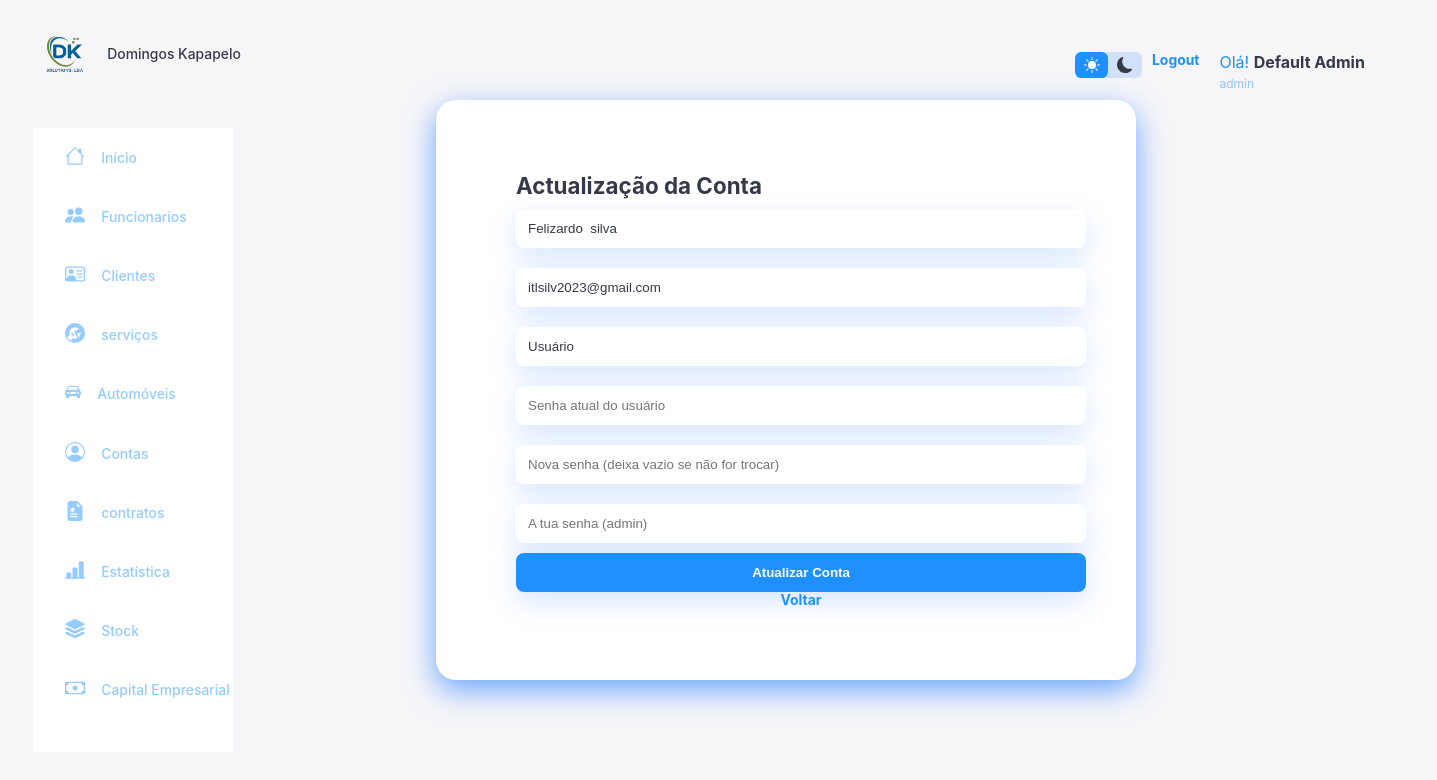
The app's page /Admistrador/Atualizacao_da_Conta.php?id=57 (signed in), older data.
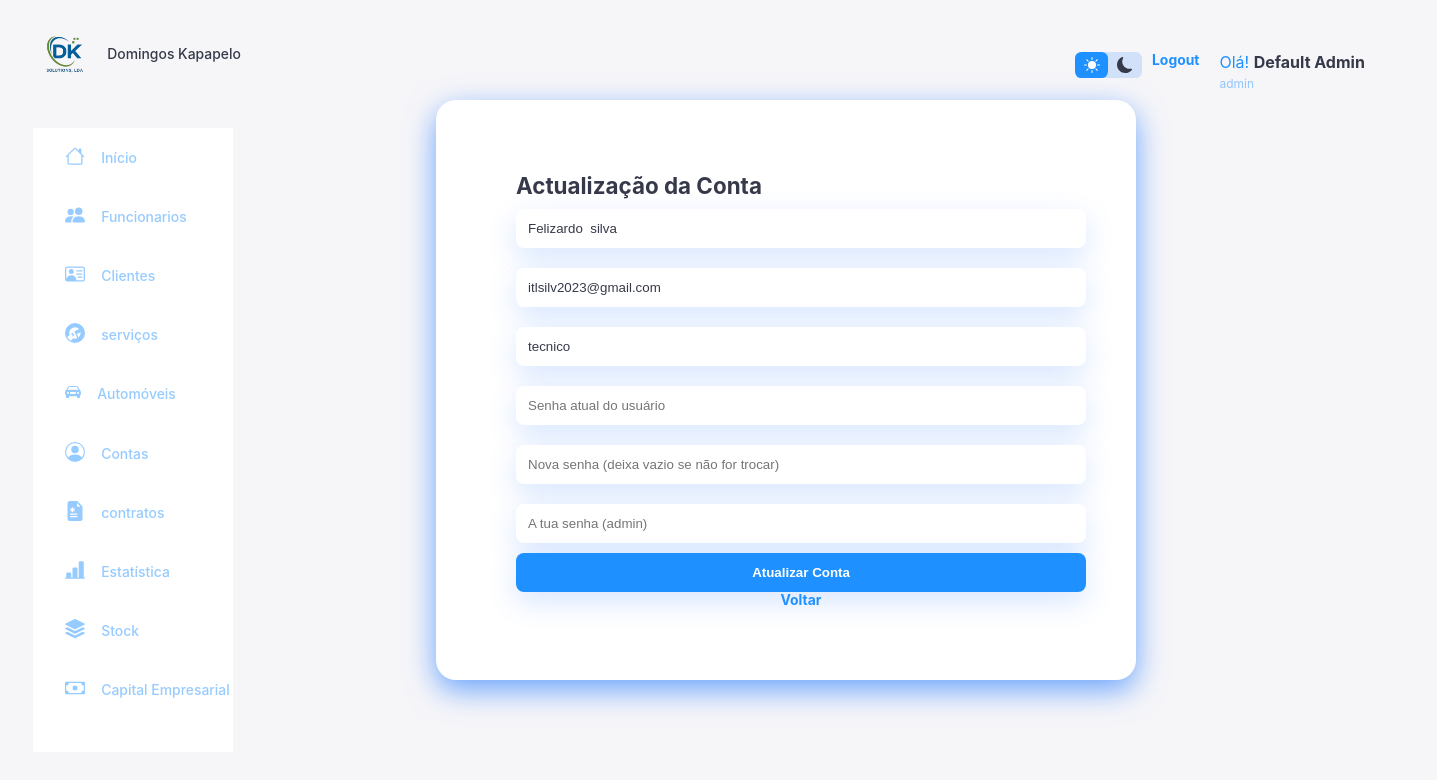
The same page, newer data.
### tables this page shows
CREATE TABLE `usuarios` (
  `id` int(11) NOT NULL,
  `id_funcionario` int(11) NOT NULL,
  `nome` varchar(100) NOT NULL,
  `email` varchar(150) NOT NULL,
  `senha` varchar(255) NOT NULL,
  `nivel` enum('admin','usuario','tecnico') NOT NULL DEFAULT 'usuario',
  `criado_em` timestamp NOT NULL DEFAULT current_timestamp(),
  `is_master_admin` tinyint(1) DEFAULT 0,
  `status` enum('ativo','desativo') NOT NULL DEFAULT 'ativo',
  `ativo` tinyint(1) DEFAULT 1
);

### Admistrador/models/actulizacao_conta_models.php (called while the page is built, shortened)
<?php
require_once "./configuracao/config.php";
if (isset($_GET['id']) && ctype_digit($_GET['id'])) {
    $id = (int) $_GET['id'];
    $stmt = $conexao->prepare("SELECT * FROM usuarios WHERE id = ?");
    $stmt->bind_param("i", $id);
    $stmt->execute();
    $usuario = $stmt->get_result()->fetch_assoc();
} else {
    $erro = "Usuário inválido!";
}
?>

### Admistrador/Atualizacao_da_Conta.php (the view, shortened to what this page needs)
<?php
    require_once "./models/actulizacao_conta_models.php";
?>
<!DOCTYPE html>
<html lang="pt">
 <head>
    <link rel="stylesheet" href="../views/css/Atualização_da_Conta.css?v=1.0">
  </head>
   <body>
    <div class="container">
   <?php include_once('sidebar.php');?>
            <div class="containerc">
            <div class="right">
              <h2>Actualização da Conta</h2>
               <form method="POST">
        <input type="text" name="nome" value="<?php echo htmlspecialchars($usuario['nome']); ?>" required>
        <input type="email" name="email" value="<?php echo htmlspecialchars($usuario['email']); ?>" required>
        <select name="nivel" required>
            <option value="usuario" <?php if ($usuario['nivel'] == "usuario") echo "selected"; ?>>Usuário</option>
            <option value="tecnico" <?php if ($usuario['nivel'] == "tecnico") echo "selected"; ?>>tecnico</option>
        </select>
        <input type="password" name="senha_atual" placeholder="Senha atual do usuário">
        <input type="password" name="nova_senha" placeholder="Nova senha (deixa vazio se não for trocar)">
        <input type="password" name="senha" placeholder="A tua senha (admin)" required>
                     <button type="submit" name="atualizar">Atualizar Conta</button>
                          </form>
                        <a  class="Voltar" href="contas.php">
                             <h3>Voltar</h3>
                        </a>
        </div>
    </div>
               <div class="right">
                <div class="top">
                    <div class="theme-toggler">
                    <span class="material-icons active">
                     </span>
                        <span class="material-icons ">
                         </span>
                    </div>
                    <div class="profile">
                        <a href="../logout.php">
                          <h3>Logout</h3>
                       </a>
                     </div>
                        <div class="info">
                            <p>Olá!
                                 <b>
                                    <?php echo htmlspecialchars($_SESSION['usuario_nome']); ?>
                                 </b>
                             </p>
                             <small class="text-muted">admin</small>
                        </div>
                     </div>
                </div>
        </div>
 </body>
</html>

Row changes from the older to the newer data that the page shows:
changed usuarios "Felizardo silva": nivel "Usuário" → "tecnico"
